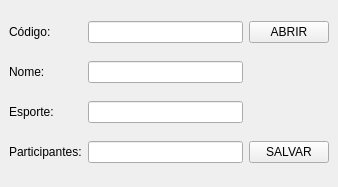
<?xml version="1.0" encoding="UTF-8"?>
<ui version="4.0">
 <class>MainWindow</class>
 <widget class="QMainWindow" name="MainWindow">
  <property name="geometry">
   <rect>
    <x>0</x>
    <y>0</y>
    <width>338</width>
    <height>187</height>
   </rect>
  </property>
  <property name="windowTitle">
   <string>Atualizar Time</string>
  </property>
  <widget class="QWidget" name="centralwidget">
   <layout class="QGridLayout" name="gridLayout">
    <item row="0" column="0">
     <widget class="QLabel" name="label_1">
      <property name="text">
       <string>Código:</string>
      </property>
     </widget>
    </item>
    <item row="0" column="1">
     <widget class="QLineEdit" name="lineEdit_codigo"/>
    </item>
    <item row="0" column="2">
     <widget class="QPushButton" name="pushButton_abrir">
      <property name="text">
       <string>ABRIR</string>
      </property>
     </widget>
    </item>
    <item row="1" column="0">
     <widget class="QLabel" name="label_2">
      <property name="text">
       <string>Nome:</string>
      </property>
     </widget>
    </item>
    <item row="1" column="1">
     <widget class="QLineEdit" name="lineEdit_nome"/>
    </item>
    <item row="2" column="0">
     <widget class="QLabel" name="label_3">
      <property name="text">
       <string>Esporte:</string>
      </property>
     </widget>
    </item>
    <item row="2" column="1">
     <widget class="QLineEdit" name="lineEdit_esporte"/>
    </item>
    <item row="3" column="0">
     <widget class="QLabel" name="label_4">
      <property name="text">
       <string>Participantes:</string>
      </property>
     </widget>
    </item>
    <item row="3" column="1">
     <widget class="QLineEdit" name="lineEdit_participantes"/>
    </item>
    <item row="3" column="2">
     <widget class="QPushButton" name="pushButton_salvar">
      <property name="text">
       <string>SALVAR</string>
      </property>
     </widget>
    </item>
   </layout>
  </widget>
 </widget>
 <resources/>
 <connections/>
</ui>
